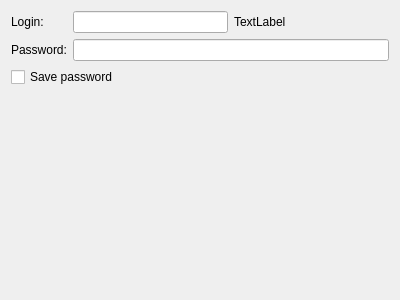
<?xml version="1.0" encoding="UTF-8"?>
<ui version="4.0">
 <class>JAccountWizardPage</class>
 <widget class="QWizardPage" name="JAccountWizardPage">
  <property name="geometry">
   <rect>
    <x>0</x>
    <y>0</y>
    <width>400</width>
    <height>300</height>
   </rect>
  </property>
  <property name="windowTitle">
   <string>WizardPage</string>
  </property>
  <layout class="QVBoxLayout" name="verticalLayout">
   <item>
    <layout class="QFormLayout" name="formLayout">
     <property name="labelAlignment">
      <set>Qt::AlignLeading|Qt::AlignLeft|Qt::AlignTop</set>
     </property>
     <item row="1" column="0">
      <widget class="QLabel" name="label">
       <property name="sizePolicy">
        <sizepolicy hsizetype="Fixed" vsizetype="Preferred">
         <horstretch>0</horstretch>
         <verstretch>0</verstretch>
        </sizepolicy>
       </property>
       <property name="text">
        <string>Login:</string>
       </property>
      </widget>
     </item>
     <item row="1" column="1">
      <layout class="QHBoxLayout" name="horizontalLayout">
       <item>
        <widget class="QLineEdit" name="jidEdit"/>
       </item>
       <item>
        <widget class="QLabel" name="serverLabel">
         <property name="sizePolicy">
          <sizepolicy hsizetype="Expanding" vsizetype="Preferred">
           <horstretch>0</horstretch>
           <verstretch>0</verstretch>
          </sizepolicy>
         </property>
         <property name="text">
          <string>TextLabel</string>
         </property>
        </widget>
       </item>
      </layout>
     </item>
     <item row="2" column="1">
      <widget class="QLineEdit" name="passwdEdit">
       <property name="inputMask">
        <string/>
       </property>
       <property name="echoMode">
        <enum>QLineEdit::Password</enum>
       </property>
      </widget>
     </item>
     <item row="2" column="0">
      <widget class="QLabel" name="label_4">
       <property name="text">
        <string>Password:</string>
       </property>
      </widget>
     </item>
     <item row="3" column="0" colspan="2">
      <widget class="QCheckBox" name="savePasswdCheck">
       <property name="text">
        <string>Save password</string>
       </property>
      </widget>
     </item>
     <item row="5" column="0">
      <spacer name="verticalSpacer">
       <property name="orientation">
        <enum>Qt::Vertical</enum>
       </property>
       <property name="sizeHint" stdset="0">
        <size>
         <width>20</width>
         <height>40</height>
        </size>
       </property>
      </spacer>
     </item>
     <item row="4" column="0" colspan="2">
      <widget class="QLabel" name="helpLabel">
       <property name="text">
        <string/>
       </property>
       <property name="wordWrap">
        <bool>true</bool>
       </property>
      </widget>
     </item>
    </layout>
   </item>
  </layout>
 </widget>
 <resources/>
 <connections/>
</ui>
